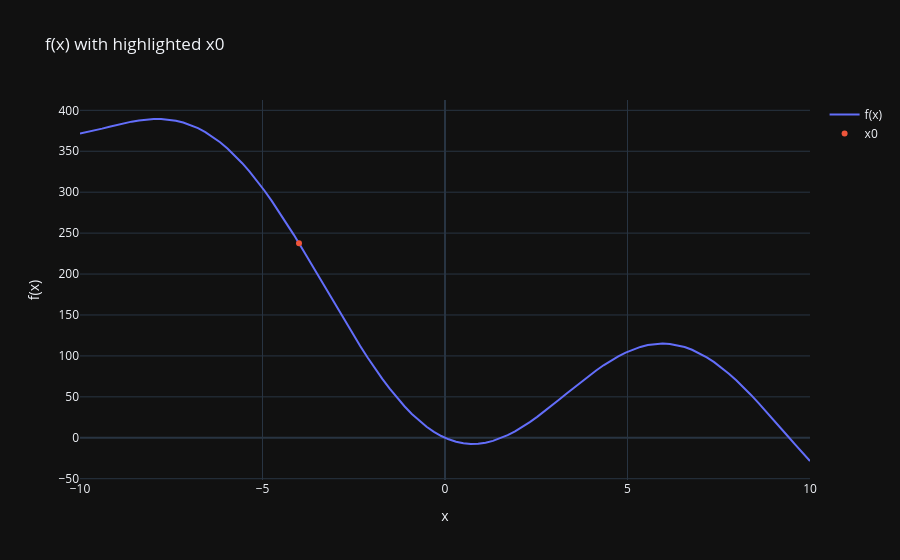

The notebook cell saved with this chart:
### Markdown cell above
Now, we can use this function to visualize the $f(x)$ cost function at $x_0 = -4$.

### Code cell
fx_plot = plot_2d_function(f, x0=-4, x_min=-10, x_max=10, show_fig=False)
fx_plot.show()
